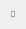
<?xml version="1.0" encoding="UTF-8"?>
<ui version="4.0">
 <class>ModeWindow</class>
 <widget class="QWidget" name="ModeWindow">
  <property name="geometry">
   <rect>
    <x>0</x>
    <y>0</y>
    <width>22</width>
    <height>29</height>
   </rect>
  </property>
  <property name="windowTitle">
   <string>Form</string>
  </property>
  <layout class="QHBoxLayout" name="horizontalLayout">
   <item>
    <widget class="ModeTabWidget" name="tabwidgetModes">
     <property name="layoutDirection">
      <enum>Qt::LeftToRight</enum>
     </property>
     <property name="currentIndex">
      <number>-1</number>
     </property>
     <property name="usesScrollButtons">
      <bool>false</bool>
     </property>
     <property name="tabsClosable">
      <bool>true</bool>
     </property>
    </widget>
   </item>
  </layout>
 </widget>
 <customwidgets>
  <customwidget>
   <class>ModeTabWidget</class>
   <extends>QTabWidget</extends>
   <header>modetabwidget.h</header>
   <container>1</container>
  </customwidget>
 </customwidgets>
 <resources/>
 <connections/>
</ui>
